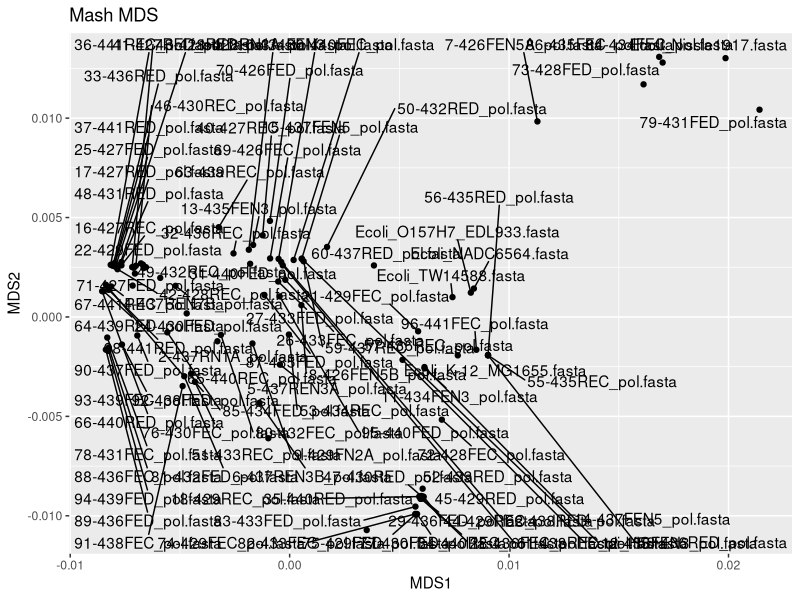
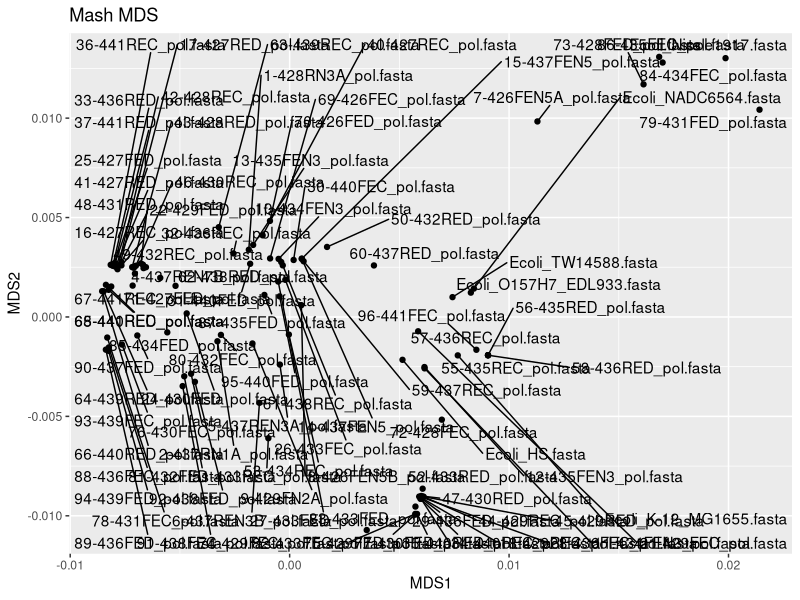

These charts were generated, in order, by the following R code:
#!/usr/bin/env Rscript

#####################################################################################################
#FS19C QC - MDS of Mash output
#Kathy Mou

#Purpose: Convert mash output to a distance matrix and visualize distance matrices with MDS and heatmaps.

#Load library packages
library(ggplot2)
library(tidyverse)
library(ggrepel) #for geom_text_repel()
library(gtools) #for mixedorder() to sort reference_id numerically, which has mixed numeric and characters

sessionInfo()
#R version 4.0.2 (2020-06-22)

#####################################################################################################

#Mash already did the distance calculation for you (hence the small decimal numbers) so you don't need to do distance calculation (1-ANI).

############################################ Mash #########################################################
######## Import mash file, add ani_dist column, remove pvalue, matching_hashes columns ########
mash_tab <- read_tsv('./Files/distances_secondrun.tab', col_names = c("reference_id", "query_id", "ani_dist", "pvalue", "matching_hashes")) %>%
  select(-pvalue) %>%
  select(-matching_hashes)

######## Make distance matrix ########
#mash_dist with mash_tab
mash_dist <- mash_tab %>%
  arrange(reference_id) %>%
  pivot_wider(names_from = reference_id, values_from=ani_dist) %>%
  column_to_rownames(var='query_id')

######## Calculate distance for MDS ########
#using mash_dist
mash_distA <- as.dist(mash_dist) #distance matrix computation that computes distances between rows of a data matrix
head(mash_distA)

######## Generate MDS ########
#using mash_distA
mash_mdsA <- cmdscale(mash_distA) %>% as.data.frame() %>%
  rownames_to_column(var='reference_id')
#cmdscale = classic MDS of a data matrix

######## Plot MDS ########
#using mash_mdsA
plot_mash_mdsA <-
  mash_mdsA %>% ggplot(aes(x=V1, y=V2)) +
  geom_point()+
  geom_text_repel(aes(label=reference_id), max.overlaps = 50) +
  labs(x='MDS1', y='MDS2') +
  ggtitle("Mash MDS")
plot_mash_mdsA
ggsave("FS19C_mashMDS_secondrun.tiff", plot=plot_mash_mdsA, width = 9, height = 8, dpi = 500, units =c("in"))
